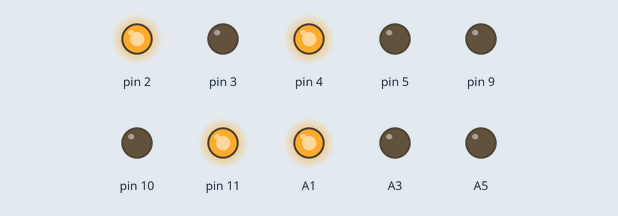
A sketch run on a simulated Arduino Uno, built with avr-gcc and run on an emulated ATmega328P. Parts: output pins drawn as LEDs (lit = HIGH). Pins used as bus, display or sensor lines are not drawn.

Above: at 1.0 s.
At 3.0 s:
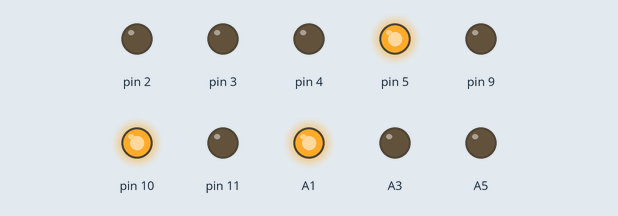
At 5.0 s:
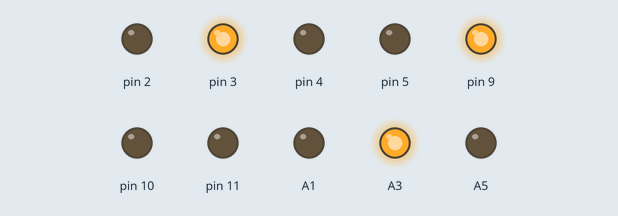
At 7.0 s:
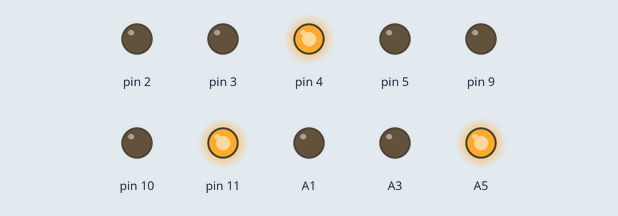
Timing chart, 0 to 10.4 s (numbered marks = the images above):
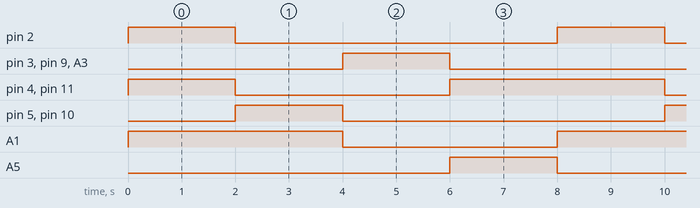

Measured:
- by itself, pin 2, pin 3, pin 5, pin 9, pin 10, A3, A5: alternates HIGH for 2.0 s and LOW for 6.0 s
- by itself, pin 4, pin 11: repeats every 8.0 s: LOW 4.0 s, HIGH 4.0 s
- by itself, A1: alternates HIGH for 4.0 s and LOW for 4.0 s

The sketch:

DSCHardwareProjectCode.ino
```cpp
//Crossing Traffic Light System

void setup() {
   pinMode(0,OUTPUT);
   pinMode(1,OUTPUT);
   pinMode(2,OUTPUT);
   pinMode(3,OUTPUT);
   pinMode(4,OUTPUT);
   pinMode(5,OUTPUT);
   pinMode(9,OUTPUT);
   pinMode(10,OUTPUT);
   pinMode(11,OUTPUT);
   pinMode(A1,OUTPUT);
   pinMode(A3,OUTPUT);
   pinMode(A5,OUTPUT);
}

void loop() {
   Serial.begin(9600);
   digitalWrite(0,LOW);
   digitalWrite(1,LOW);
   digitalWrite(2,HIGH);
   digitalWrite(3,LOW);
   digitalWrite(4,HIGH);
   digitalWrite(5,LOW);
   digitalWrite(11,HIGH);
   digitalWrite(10,LOW);
   digitalWrite(9,LOW);
   digitalWrite(A1,HIGH);
   digitalWrite(A3,LOW);
   digitalWrite(A5,LOW);


   delay(2000);
   digitalWrite(0,HIGH);
   digitalWrite(1,LOW);
   digitalWrite(2,LOW);
   digitalWrite(3,LOW);
   digitalWrite(4,LOW);
   digitalWrite(5,HIGH);
   digitalWrite(11,LOW);
   digitalWrite(10,HIGH);
   digitalWrite(9,LOW);
   digitalWrite(A1,HIGH);
   digitalWrite(A3,LOW);
   digitalWrite(A5,LOW);


   delay(2000);
    digitalWrite(0,HIGH);
   digitalWrite(1,LOW);
   digitalWrite(2,LOW);
   digitalWrite(3,HIGH);
   digitalWrite(4,LOW);
   digitalWrite(5,LOW);
   digitalWrite(11,LOW);
   digitalWrite(10,LOW);
   digitalWrite(9,HIGH);
   digitalWrite(A1,LOW);
   digitalWrite(A3,HIGH);
   digitalWrite(A5,LOW);


   delay(2000);
   digitalWrite(0,LOW);
   digitalWrite(1,HIGH);
   digitalWrite(2,LOW);
   digitalWrite(3,LOW);
   digitalWrite(4,HIGH);
   digitalWrite(5,LOW);
   digitalWrite(11,HIGH);
   digitalWrite(10,LOW);
   digitalWrite(9,LOW);
   digitalWrite(A1,LOW);
   digitalWrite(A3,LOW);
   digitalWrite(A5,HIGH);


   delay(2000);


}
```
